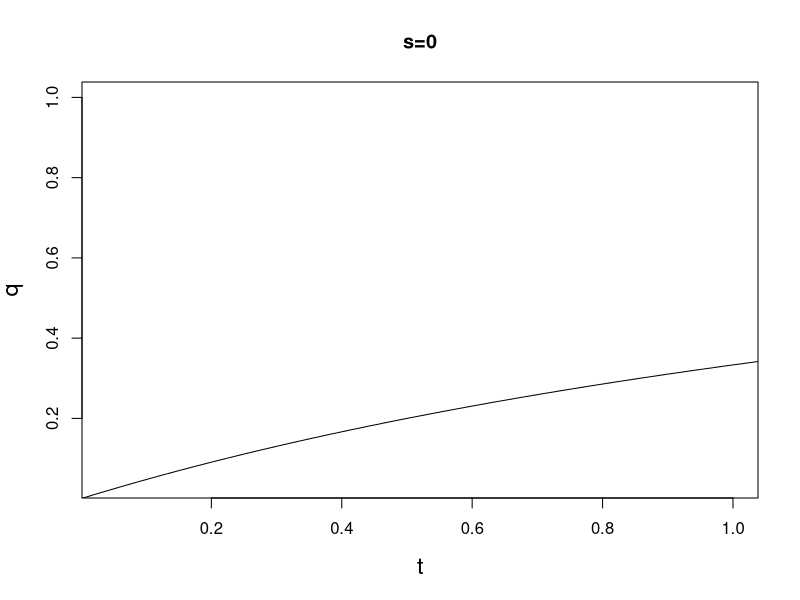
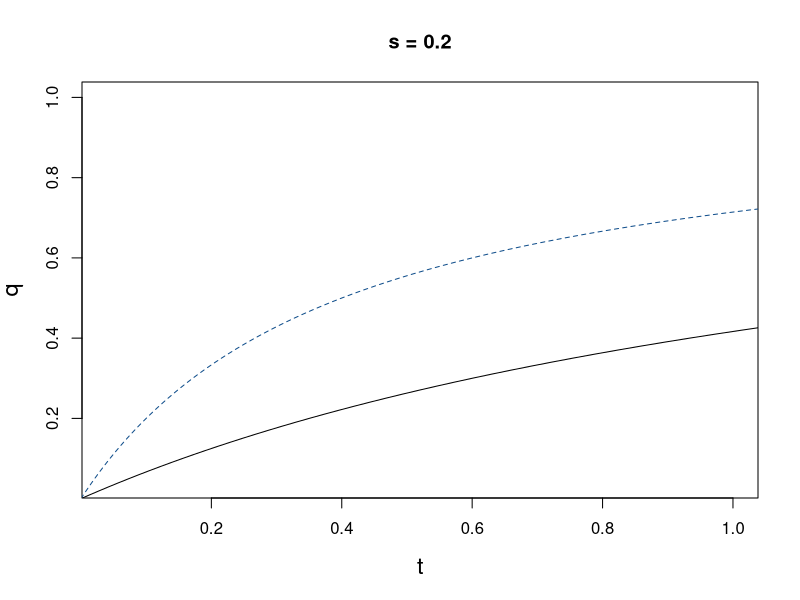

These charts were generated, in order, by the following R code: (Note: this script raises an error after producing the figures.)
##### Plotting q for a range of t at given s

## Differential selection rearranged for t
bwdis = function(q,s){
  a = (3*q)/(1-q)
  b = (2/3)-s
  t = a*b
  return(t)
}

## Bounding curve rearranged
###Re-arranged to solve for q (for shading under the curve)
q.func = function(s,t){
  a=2*s
  b=t+2*s
  q=1-a/b
  return(q)
}

q = seq(0,1,0.01)
### Output = t's for a range of q's
s0 = bwdis(q = q, s = 0)
s.2 = bwdis(q = q, s = 0.2)
s.4 = bwdis(q = q, s = 0.4)
s.6 = bwdis(q = q, s = 0.6)
s.8 = bwdis(q = q, s = 0.8)
s.1 = bwdis(q = q, s = 1)

### Bounding curve
t.bound = function(q,s){
  a=2*s*q
  b= 1-q
  t = a/b
  return(t)
}
### Values of t delineating advantage line
bound0 = t.bound(q = q, s = 0)
bound.2 = t.bound(q = q, s = 0.2)
bound.4 = t.bound(q = q, s = 0.4)
bound.6 = t.bound(q = q, s = 0.6)
bound.8 = t.bound(q = q, s = 0.8)
bound1 = t.bound(q = q, s = 1)



###### Didn't get plots to make any sense....
## s0
plot(s0,q, ylab = "q",
     xlab = "t",
     cex.lab = 1.4,
     type = "l",
     main = "s=0",
     ylim =  c(0.04,1),
     xlim = c(0.04,1))
lines(x = bound0, y = q, type = "l", lty = 2, col = "dodgerblue4")

## For s= 0.2
##Shading
###Re-arranged to solve for q (for shading under the curve)
q.func = function(s,t){
  a=2*s
  b=t+2*s
  q=1-a/b
  return(q)
}

########
cord.x <- c(-0.05,bound.2,-0.05) 
cord.y <- c(-0.05,q.func(s = 0.2, t=bound.2),-0.05)  
plot(s.2,q, ylab = "q",
     xlab = "t",
     cex.lab = 1.4,
     type = "l",
     #col = "dodgerblue4", 
     main = "s = 0.2",
     ylim =  c(0.04,1),
     xlim = c(0.04,1))
lines(x = bound.2, y = q, type = "l", lty = 2, col = "dodgerblue4")
polygon(cord.x,cord.y,col='dodgerblue4', density = 30, angle = 35)




## For s= 0.4
cord.x <- c(-0.05,bound.4,-0.05) 
cord.y <- c(-0.05,q.func(s = 0.4 , t= bound.4),-0.05)  
plot(s.4,q, ylab = "q",
     xlab = "t",
     cex.lab = 1.4,
     type = "l",
     #col = "dodgerblue4", 
     main = "s = 0.4",
     ylim =  c(0.04,1),
     xlim = c(0.04,1))
lines(x = bound.4, y = q, type = "l", lty = 2, col = "dodgerblue4")
polygon(cord.x,cord.y,col='dodgerblue4', density = 30, angle = 35)

## For t= 0.6 
cord.x <- c(-0.05,boundt.6,-0.05) 
cord.y <- c(-0.05,q.func(s = boundt.6, t=0.6),-0.05)  
plot(t.6,q, ylab = "q",
     xlab = "s",
     cex.lab = 1.4,
     type = "l",
     #col = "dodgerblue4", 
     main = "t = 0.6",
     ylim =  c(0.04,1),
     xlim = c(0.04,1))
lines(x = boundt.6, y = q, type = "l", lty = 2, col = "dodgerblue4")
polygon(cord.x,cord.y,col='dodgerblue4', density = 30, angle = 35)

## For s= 0.8 
cord.x <- c(-0.05,bound.8,-0.05) 
cord.y <- c(-0.05,q.func(s = 0.8, t=bound.8),-0.05)  
plot(s.8,q, ylab = "q",
     xlab = "t",
     cex.lab = 1.4,
     type = "l",
     #col = "dodgerblue4", 
     main = "s = 0.8",
     ylim =  c(0.04,1),
     xlim = c(0.04,1))
lines(x = bound.8, y = q, type = "l", lty = 2, col = "dodgerblue4")
polygon(cord.x,cord.y,col='dodgerblue4', density = 30, angle = 35)

## For t= 1.0 
cord.x <- c(-0.05,boundt1,-0.05) 
cord.y <- c(-0.05,q.func(s = boundt1, t=1.0),-0.05)  
plot(t1,q, ylab = "q",
     xlab = "s",
     cex.lab = 1.4,
     type = "l",
     #col = "dodgerblue4", 
     main = "t = 1.0",
     ylim =  c(0.04,1),
     xlim = c(0.04,1))
lines(x = boundt1, y = q, type = "l", lty = 2, col = "dodgerblue4")
polygon(cord.x,cord.y,col='dodgerblue4', density = 30, angle = 35)
